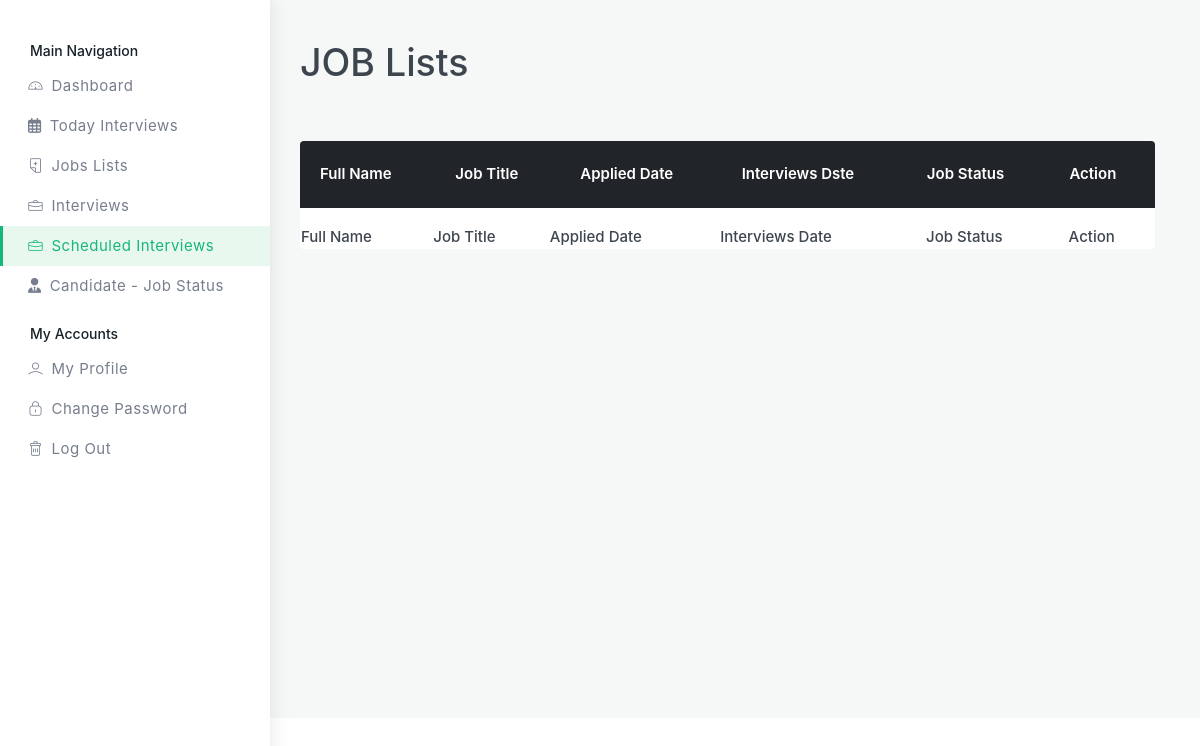
The page /interview-scheduled/ (signed in) on the database as committed earlier.
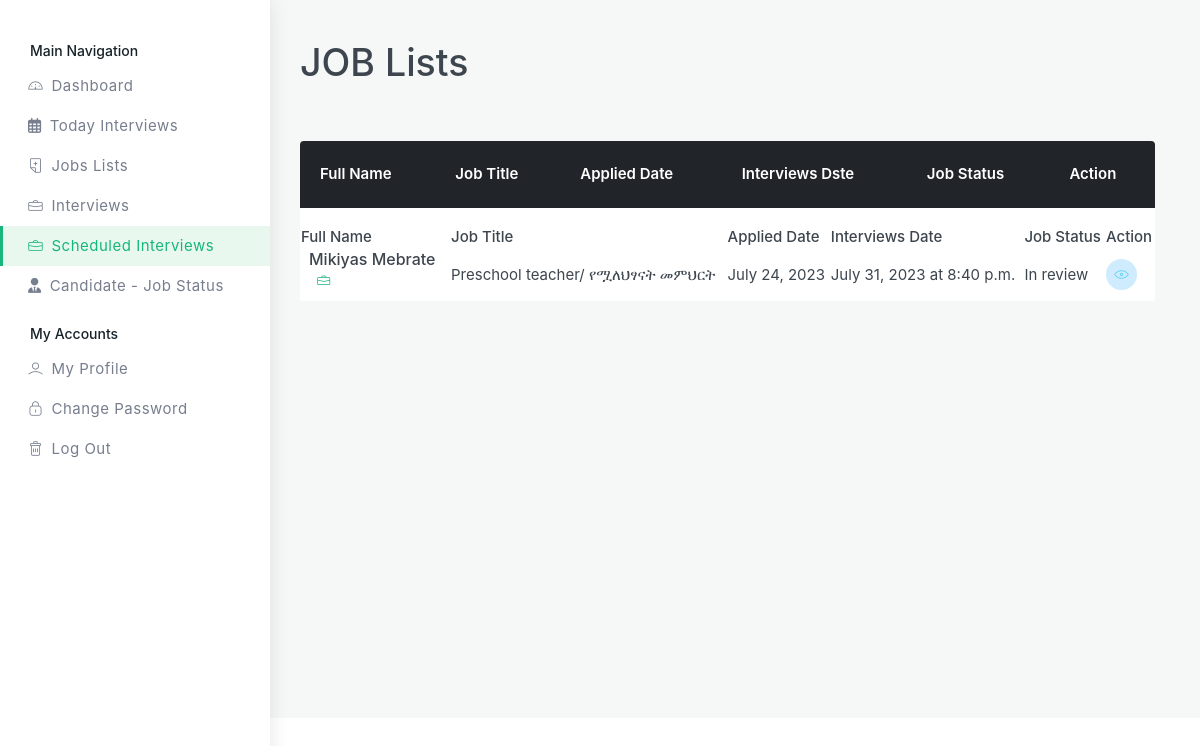
The same page on the database as committed later.
### Recruitment_System/models.py (models this page shows, shortened)
class Interviews(models.Model):
    application = models.ForeignKey(Application, on_delete=models.CASCADE, null=True, blank=True)
    interviewer = models.ForeignKey(CustomUser, on_delete=models.SET_NULL, null=True)  # Related with User
    date_schedule = models.DateField(null=True, blank=True)
    time_schedule = models.TimeField(null=True, blank=True)
    status = models.CharField(max_length=15, choices=interview_status, default='pending', null=True, blank=True)
    type = models.CharField(max_length=15, choices=interview_type, null=True, blank=True)
    note = FroalaField( null=True, blank=True)
    slug = models.SlugField(unique=True, null=True, blank=True, max_length=600)
    class Meta:
       ordering = ['date_schedule']

class Application(models.Model):
    user = models.ForeignKey(CustomUser, on_delete=models.SET_NULL, null=True)  # Related with Candidate
    job = models.ForeignKey(Job_Posting, on_delete=models.SET_NULL, null=True)  # Related with Job_Post
    date_applied = models.DateField(auto_now_add=True) # Select Option from application_status
    status = models.CharField(max_length=15, choices=application_status, default='pending')
    slug = models.SlugField(unique=True, null=True, blank=True, max_length=200)
    class Meta:
       ordering = ['-date_applied']

class Candidate(models.Model):
    user = models.OneToOneField(CustomUser, on_delete=models.SET_NULL, null=True)
    first_name = models.CharField(max_length=20)
    last_name = models.CharField(max_length=20)
    gender = models.CharField(max_length=10, choices=gender_list)
    date_of_birth = models.DateField()
    email = models.EmailField(max_length=40)
    phone1 = PhoneNumberField()
    phone2 = PhoneNumberField(blank = True)
    address = models.CharField(max_length=100)
    linked_in = models.URLField(blank=True, null=True)
    git_hub = models.URLField(blank=True, null=True)
    country = models.CharField(max_length=20)
    city = models.CharField(max_length=20)
    zip_code = models.CharField(max_length=10, blank=True, null=True)
    photo = models.ImageField(upload_to='Candidate/photo', null=True, blank=True)
    resume = models.FileField(upload_to='Candidate/Resume', null=True, blank=True)
    about = models.TextField()
    skill = models.ManyToManyField("Skill", blank=False)
    slug = models.SlugField(unique=True, blank=True,  max_length=200)
    date_created = models.DateField(auto_now_add=True)
    date_modified = models.DateTimeField(auto_now=True)

class Job_Posting(models.Model):
    title = models.CharField(max_length=50)
    sector = models.ForeignKey(Sector, on_delete=models.SET_NULL, null=True)  # Related With Sector
    description = FroalaField()
    vacancies = models.IntegerField()
    experience = models.CharField(max_length=20)
    skills = models.ManyToManyField(Skill)
    location = models.CharField(max_length=200)
    salary_range_start = models.FloatField()
    salary_range_final = models.FloatField()
    type = models.CharField( choices=job_type, max_length=30)
    job_status = models.BooleanField(default=False)
    date_posted = models.DateTimeField(auto_now_add=True)
    date_closed = models.DateField()
    slug = models.SlugField(unique=True,  max_length=200, blank=True)
    class Meta:
        ordering = ['-date_posted','-date_closed']

### Account/models.py (models this page shows)
class CustomUser(AbstractUser):
    is_candidate = models.BooleanField(default=False)
    is_interviewer = models.BooleanField(default=False)
    is_admin = models.BooleanField(default=False)
    email = models.EmailField(unique=True)
    photo = models.ImageField(upload_to='Admin/Photo', null=True, blank=True)
    EMAIL_FIELD = 'email'
    USERNAME_FIELD = 'email'
    REQUIRED_FIELDS = ['username', 'first_name', 'last_name']

### Account/decorators.py (the view)
    def wrapper_func(request, *args, **kwargs):
        if request.user.is_interviewer:
            return view_func(request, *args, **kwargs)
        else:
             return HttpResponse('You are not authorized to access this content.')

### Recruitment_System/views.py (called while the page is built)
@login_required
@interviewer_user_required
def interview_scheduled(request):
    interviews = Interviews.objects.filter(~Q(application__status = 'canceled'), status = 'scheduled', interviewer = request.user)
    context = {
        'interviews' : interviews,
    }
    return render(request, 'RMS/interviewer/interview-scheduled.html', context)

### Recruitment_System/templates/RMS/Interviewer/interview-scheduled.html (shortened to what the changed rows need)
{% load static %}
<!DOCTYPE html>
<html lang="en">
  <head>
    <link href="{% static 'assets/css/styles.css' %}" rel="stylesheet" />
    <link rel="stylesheet" href="https://cdn.datatables.net/1.13.5/css/jquery.dataTables.min.css" />
    {% include 'include/head.html' %}
  </head>
  <body>
    <div id="main-wrapper">
      <div class="dashboard-wrap bg-light">
        <div class="dashboard-content">
          <div class="dashboard-tlbar d-block mb-5">
            <div class="row">
              <div class="colxl-12 col-lg-12 col-md-12">
                <h1 class="ft-medium">JOB Lists</h1>
              </div>
            </div>
          </div>
          <div class="dashboard-widg-bar d-block mb-5">
            <div class="row">
              <div class="col-xl-12 col-lg-12 col-md-12">
                <div class="mb-4 tbl-lg rounded overflow-hidden">
                  <div class="table-responsive bg-white">
                    <table class="table">
                      <thead class="thead-dark">
                        <tr>
                          <th scope="col">Full Name</th>
                          <th scope="col">Job Title</th>
                          <th scope="col">Applied Date</th>
                          <th scope="col">Interviews Dste</th>
                          <th scope="col">Job Status</th>
                          <th scope="col">Action</th>
                        </tr>
                      </thead>
                      <tbody>
                        <table id="example" class="display " style="width:100%">
                          <thead>
                              <tr>
                                  <th>Full Name</th>
                                  <th>Job Title</th>
                                  <th>Applied Date</th>
                                  <th>Interviews Date</th>
                                  <th>Job Status</th>
                                  <th>Action</th>
                              </tr>
                          </thead>
                          <tbody class="bg-white">
                            {% for interview in interviews %}
                            <tr class="bg-white">
                              <td class="bg-white">
                                <div class="cats-box rounded d-flex align-items-center">
                                  <div class="cats-box-caption px-2">
                                    <h4 class="fs-md mb-0 ft-medium">
                                      {{interview.application.user.candidate.first_name}} {{interview.application.user.candidate.last_name}}
                                    </h4>
                                    <div class="d-block mb-2 position-relative">
                                      <span class="muted medium ms-2 theme-cl"><i class="lni lni-briefcase me-1"></i>{{job.job.get_type_display}}</span>
                                    </div>
                                  </div>
                                </div>
                              </td>
                              <td>
                                <span>{{interview.application.job.title}}</span>
                              </td>
                              <td>
                                <span>{{ interview.application.date_applied | date }}</span>
                              </td>
                              <td>
                                <span>{{ interview.date_schedule | date }} at {{ interview.time_schedule | time }} </span>
                              </td>
                              <td>
                                <span>{{ interview.application.get_status_display}}</span>
                              </td>
                              <td>
                                <div class="dash-action">
                                  {% if request.path == '/interview-scheduled/' %}
                                  <a
                                    href=" {% url 'interview_detail' interview.slug %} "
                                    class="p-2 circle text-info bg-light-info d-inline-flex align-items-center justify-content-center me-1"
                                    ><i class="lni lni-eye"></i>
                                  </a>
                                  {% endif %}
                                </div>
                              </td>
                            </tr>
                            {% endfor %}
                          </tbody>
                      </table>
                      </tbody>
                    </table>
                  </div>
                </div>
              </div>
            </div>
          </div>
        </div>
      </div>
    </div>
  </body>
</html>

Rows that differ between the two databases and show on the page:
added Interviews: application.user.candidate.first_name "Mikiyas", application.user.candidate.last_name "Mebrate", application.job "Preschool teacher/ የሟለህፃናት መምህርት", application.date_applied "July 24, 2023", date_schedule "July 31, 2023", time_schedule "8:40 p.m.", application.status "In review"
